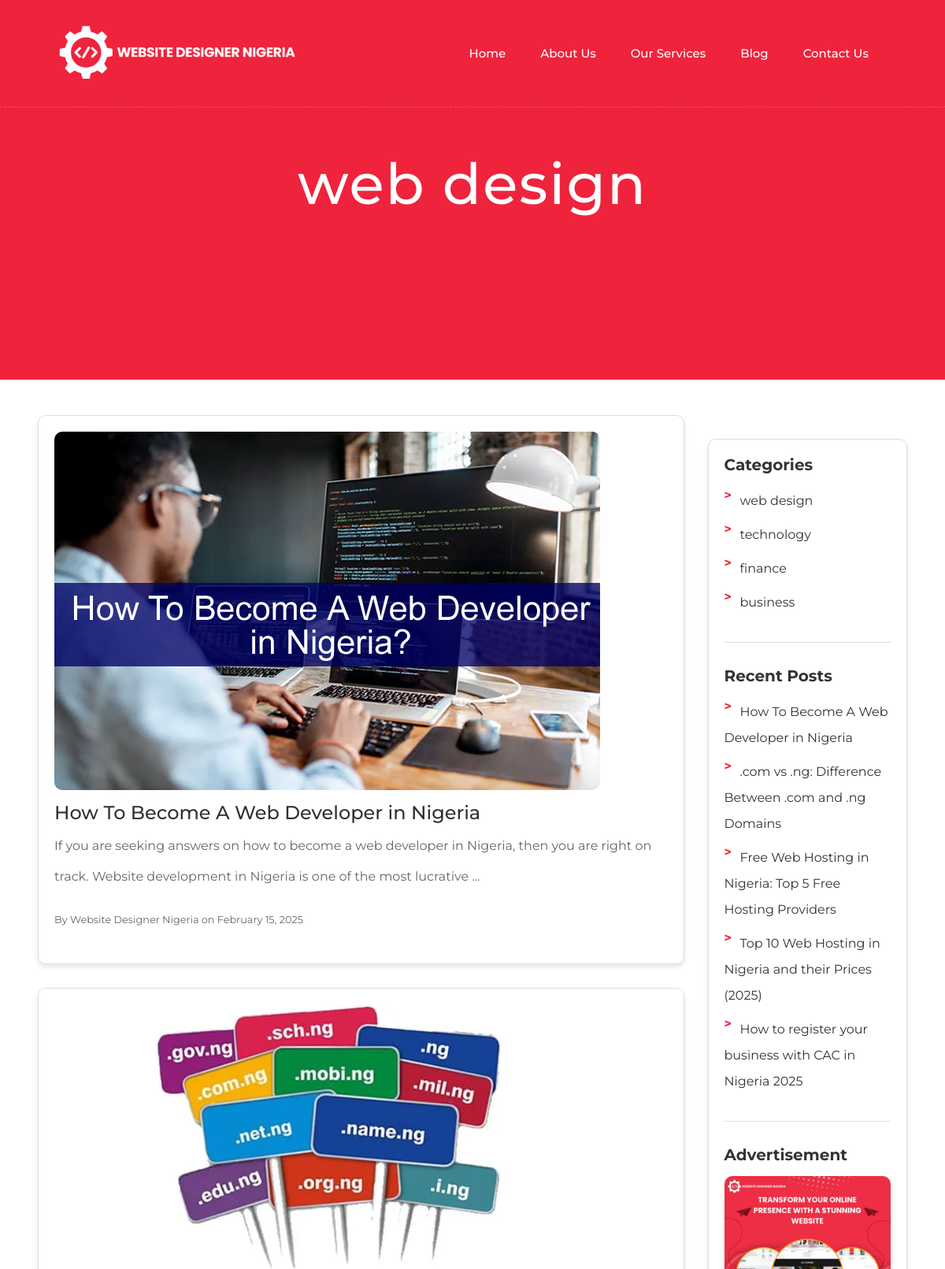
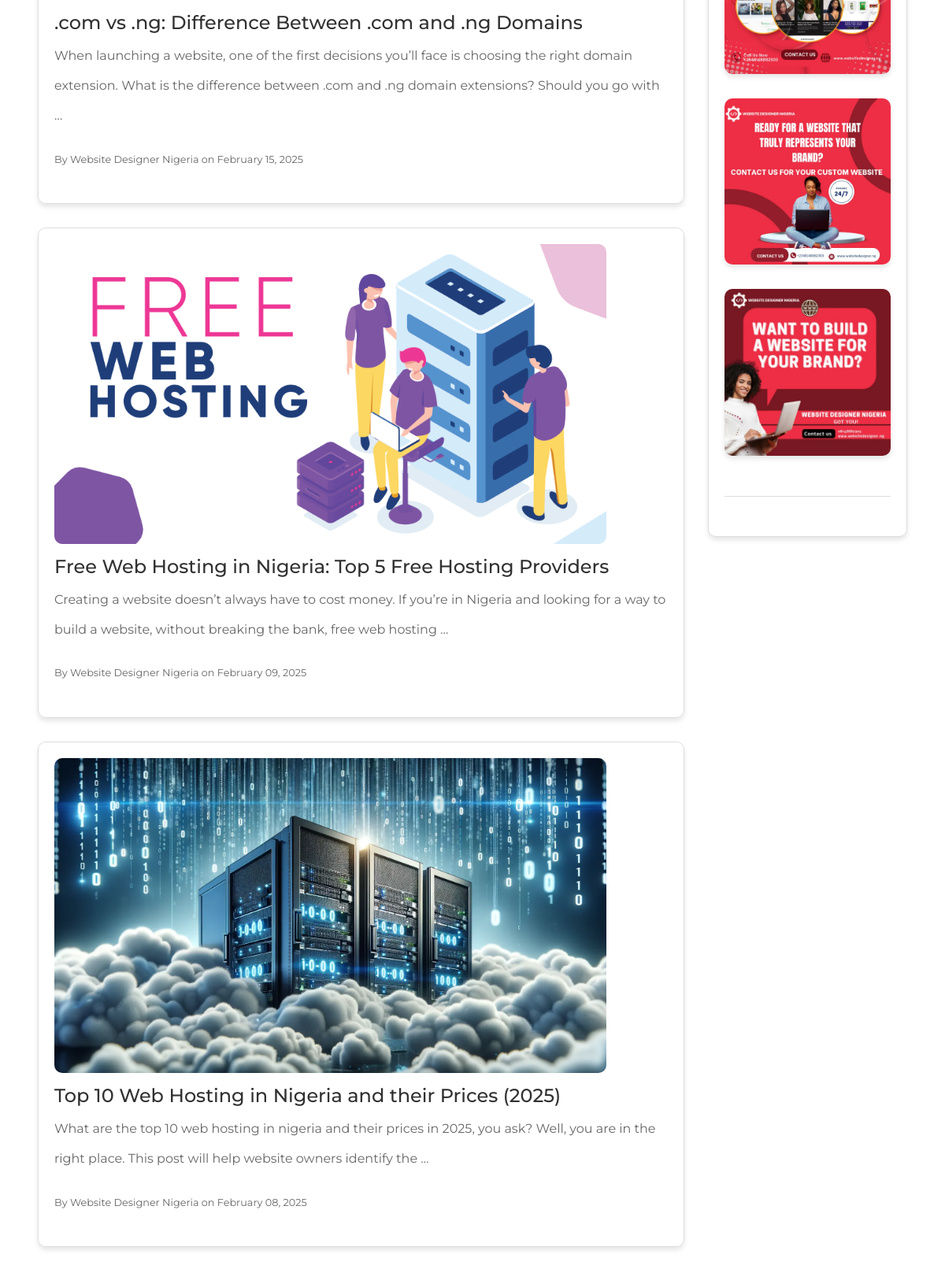
The app's page /categories/web-design/ (upper part) with its own data (2 pictures, top to bottom).
### app/models.py (models this page shows, shortened)
class Category(models.Model):
    name = models.CharField(max_length=100)
    slug = models.SlugField(unique=True)

class Blog(models.Model):
    title = models.CharField(max_length=200)
    author = models.CharField(max_length=100)
    category = models.ForeignKey(Category, on_delete=models.CASCADE, related_name='blogs')
    date = models.DateTimeField(default=timezone.now)  # Change this line
    meta_description = models.TextField(blank=True, null=True)
    content = RichTextField()
    image = models.ImageField(upload_to='blog_images/')
    comments_count = models.PositiveIntegerField(default=0)
    slug = models.SlugField(unique=True, blank=True)
    class Meta:
        ordering = ['-date']

class BlogSidebarBanner(models.Model):
    title = models.CharField(max_length=100, blank=True, null=True)  # Optional title for the banner
    image = models.ImageField(upload_to='banners/')  # Upload path for the images
    link = models.URLField(blank=True, null=True)  # Optional link for the banner
    order = models.PositiveIntegerField(default=0)  # For ordering banners
    class Meta:
        ordering = ['order']  # Ensure banners are displayed in the specified order

### app/views.py (the view)
# urls.py: path('categories/<slug:category_slug>/', category_posts, name='category_posts'),
def category_posts(request, category_slug):
    category = get_object_or_404(Category, slug=category_slug)
    posts = category.blogs.all()  # The ordering is now handled by the model
    paginator = Paginator(posts, 5)  # Paginate with 5 posts per page
    page_number = request.GET.get('page')
    page_obj = paginator.get_page(page_number)
    categories = Category.objects.all()
    recent_posts = Blog.objects.all()[:5]  # The ordering is now handled by the model
    banners = BlogSidebarBanner.objects.all()
    return render(request, 'category_list.html', {
        'category': category,
        'page_obj': page_obj,
        'categories': categories,
        'recent_posts': recent_posts,
        'banners': banners,
    })

### app/context_processors.py (called while the page is built)
def recent_posts(request):
    from app.models import Blog  # Import here to avoid early loading
    recent_posts = Blog.objects.all().order_by('-date')[:5]
    return {'recent_posts': recent_posts}

### templates/category_list.html (shortened to what this page needs)
{% extends 'main.html' %}
{% load static %}
{% block maincontent %}
<div class="about-banner wow fadeIn" data-wow-delay="0.1s">
    <div class="container">
        <div class="row">
            <div class="col-12">
                <h1 class="display-3 text-white mb-3 animated slideInDown">{{category.name}}</h1>
            </div>
        </div>
    </div>
</div>
<div class="mx-2 mx-lg-5">
    <div class="row">
        <div class="col-lg-9">
            {% for post in page_obj %}
            <div class="blog-item">
                <img src="{{ post.image.url }}" alt="{{ post.title }}">
                <h2><a href="{% url 'blog_detail' category_slug=post.category.slug slug=post.slug %}">{{ post.title }}</a></h2>
                <p>{{ post.content|truncatewords:30|safe|striptags }}</p>
                <p><small>By {{ post.author }} on {{ post.date|date:"F d, Y" }}</small></p>
            </div>
            {% empty %}
            <p>No posts found in this category.</p>
            {% endfor %}
        </div>
        <div class="col-lg-3">
            <div class="sidebar">
                <div class="sidebar-item">
                    <h4>Categories</h4>
                    <ul>
                        {% for cat in categories %}
                        <li><a href="{% url 'category_posts' category_slug=cat.slug %}">{{ cat.name }}</a></li>
                        {% endfor %}
                    </ul>
                </div>
                <div class="sidebar-item">
                    <h4>Recent Posts</h4>
                    <ul>
                        {% for recent in recent_posts %}
                        <li><a href="{% url 'blog_detail' category_slug=recent.category.slug slug=recent.slug %}">{{ recent.title }}</a></li>
                        {% endfor %}
                    </ul>
                </div>
                <div class="sidebar-item">
                    <h4>Advertisement</h4>
                    <div class="sidebar-img">
                        {% for banner in banners %}
                        <a href="{{ banner.link|default:'https://example.com' }}" target="_blank">
                            <img src="{{ banner.image.url }}" alt="{{ banner.title }}" class="img-fluid mb-3" style="border-radius: 10px;">
                        </a>
                        {% endfor %}
                    </div>
                </div>
            </div>
        </div>
    </div>
</div>
{% endblock %}

### static/css/style.css (style rules this page uses)
body { color: #797979; background: #ffffff; font-family: 'Montserrat', sans-serif; }
h1, h2, h3, h4, h5, h6 { color: #414141; }
a { color: #313131; transition: .3s; }
p { font-size: 22px; line-height: 2.4rem; }
li { font-size: 22px; }
.about-banner { position: relative; width: 100%; margin-bottom: 45px; padding: 190px 0; background: #EF233C; text-align: center; }
.about-banner h1 { font-weight: 500; letter-spacing: 2px; }
.sidebar { margin-top: 30px; }

### templates/category_list.html (style rules this page uses)
.blog-item { margin-bottom: 30px; padding: 20px; border: 1px solid #ddd; border-radius: 10px; box-shadow: 0 4px 6px rgba(0, 0, 0, 0.1); }
.blog-item img { max-width: 90%; border-radius: 10px; }
.blog-item h2 { font-size: 24px; margin-top: 15px; }
.blog-item p { font-size: 16px; color: #666; word-wrap: break-word; }
.sidebar { background-color: #fff; border: 1px solid #ddd; border-radius: 10px; box-shadow: 0 4px 6px rgba(0, 0, 0, 0.1); padding: 20px; }
.sidebar-item { margin-bottom: 30px; padding-bottom: 20px; border-bottom: 1px solid #ddd; }
.sidebar-item h4 { font-size: 20px; color: #333; font-weight: bold; margin-bottom: 15px; }
.sidebar-item ul { list-style: none; padding: 0; }
.sidebar-item ul li { margin-bottom: 10px; }
.sidebar-item ul li a { text-decoration: none; color: #333; font-size: 16px; position: relative; padding-left: 20px; }
.sidebar-item ul li a::before { content: '>'; position: absolute; left: 0; color: #EF233C; font-weight: bold; }
.sidebar-img img { max-width: 100%; border-radius: 10px; box-shadow: 0 4px 6px rgba(0, 0, 0, 0.1); }
.sidebar-img a { display: block; margin-bottom: 15px; }

### records on screen
Category: name "web design"
Blog: image (picture), title "How To Become A Web Developer in Nigeria", content "If you are seeking answers on how to become a web developer in Nigeria, then you are right on track. Website development in Nigeria is one of the most lucrative …", author "Website Designer Nigeria", date "February 15, 2025"
Blog: image (picture), title ".com vs .ng: Difference Between .com and .ng Domains", content "When launching a website, one of the first decisions you’ll face is choosing the right domain extension. What is the difference between .com and .ng domain extensions? Should you go with …", author "Website Designer Nigeria", date "February 15, 2025"
Blog: image (picture), title "Free Web Hosting in Nigeria: Top 5 Free Hosting Providers", content "Creating a website doesn’t always have to cost money. If you’re in Nigeria and looking for a way to build a website, without breaking the bank, free web hosting …", author "Website Designer Nigeria", date "February 09, 2025"
Blog: image (picture), title "Top 10 Web Hosting in Nigeria and their Prices (2025)", content "What are the top 10 web hosting in nigeria and their prices in 2025, you ask? Well, you are in the right place. This post will help website owners identify the …", author "Website Designer Nigeria", date "February 08, 2025"
Category: name "technology"
Category: name "finance"
Category: name "business"
Blog: title "How to register your business with CAC in Nigeria 2025"
BlogSidebarBanner: image (picture)
BlogSidebarBanner: image (picture)
BlogSidebarBanner: image (picture)
